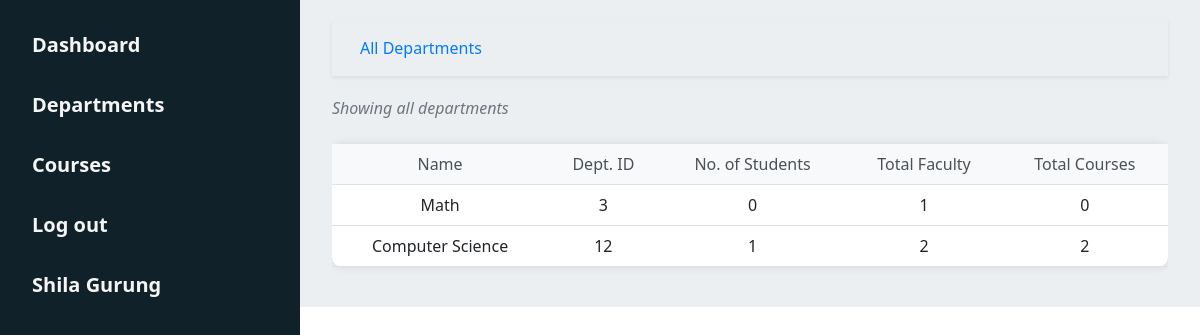
Page /departments/ (signed in) on the committed database.
### main/models.py (models this page shows, shortened)
class Student(models.Model):
    student_id = models.IntegerField(primary_key=True)
    name = models.CharField(max_length=100, null=False)
    email = models.EmailField(max_length=100, null=True, blank=True)
    password = models.CharField(max_length=255, null=False)
    role = models.CharField(
        default="Student", max_length=100, null=False, blank=True)
    course = models.ManyToManyField(
        'Course', related_name='students', blank=True)
    photo = models.ImageField(upload_to='profile_pics', blank=True,
                              null=False, default='profile_pics/default_student.png')
    department = models.ForeignKey(
        'Department', on_delete=models.CASCADE, null=False, blank=False, related_name='students')
    class Meta:
        verbose_name_plural = 'Students'

class Department(models.Model):
    department_id = models.IntegerField(primary_key=True)
    name = models.CharField(max_length=100, null=False)
    description = models.TextField(null=True, blank=True)
    class Meta:
        verbose_name_plural = 'Departments'
    def student_count(self):
        return self.students.count()
    def faculty_count(self):
        return self.faculty.count()
    def course_count(self):
        return self.courses.count()

### main/views.py (the view)
# urls.py: path('departments/', views.departments, name='departments'),
def departments(request):
    if request.session.get('student_id') or request.session.get('faculty_id'):
        departments = Department.objects.all()
        if request.session.get('student_id'):
            student = Student.objects.get(
                student_id=request.session['student_id'])
        else:
            student = None
        if request.session.get('faculty_id'):
            faculty = Faculty.objects.get(
                faculty_id=request.session['faculty_id'])
        else:
            faculty = None
        context = {
            'faculty': faculty,
            'student': student,
            'deps': departments
        }
        return render(request, 'main/departments.html', context)
    else:
        return redirect('std_login')

### main/templates/main/departments.html (shortened to what this page needs)
{% extends 'index.html' %}
{% block profile %}
    {% if faculty %}
        {% url 'profile' faculty.faculty_id %}
    {% else %}
        {% url 'profile' student.student_id %}
    {% endif %}
{% endblock profile %}
{% block user %}
    {% if faculty %}
        {{faculty.name}}
    {% else %}
        {{student.name}}
    {% endif %}
{% endblock user %}
{% block courses %}
    {% url 'myCourses' %}
{% endblock courses %}
{% block allCourses %}
    {% url 'courses' %}
{% endblock %}
{% block content %}
<div class="container">
    <div class="container shadow-sm">
        <nav aria-label="breadcrumb">
            <ol class="breadcrumb p-3">
                <li class="breadcrumb-item active animate__animated animate__backInRight" aria-current="page">All Departments</li>
            </ol>
        </nav>
    </div>
    {% if deps %}
        <span class="text-muted fst-italic">Showing all departments</span>
        <div class="table-responsive">
            <table class="table table-hover mt-4">
                <thead class="thead-light">
                <tr>
                    <th>Name</th>
                    <th>Dept. ID</th>
                    <th>No. of Students</th>
                    <th>Total Faculty</th>
                    <th>Total Courses</th>
                </tr>
                </thead>
                <tbody>
                {% for dep in deps%}
                <tr>
                    <td>{{dep.name}}</td>
                    <td>{{dep.department_id}}</td>
                    <td>{{dep.student_count}}</td>
                    <td>{{dep.faculty_count}}</td>
                    <td>{{dep.course_count}}</td>
                </tr>
                {% endfor %}
                </tbody>
            </table>
        </div>
    {% else %}
        <div class="text-center h4 text-secondary">No Departments to show</div>
    {% endif %}
</div>
{% endblock %}

### templates/index.html (style rules this page uses)
.container { max-width: 1200px; margin: 0 auto; }

### main/templates/main/departments.html (style rules this page uses)
.breadcrumb { background-color: transparent; padding: 10px 15px; margin-bottom: 20px; border-radius: 5px; }
.breadcrumb-item.active { color: #007bff; }
.table-responsive { overflow-x: auto; }
.table { background-color: #fff; border-radius: 10px; box-shadow: 0 0 10px rgba(0, 0, 0, 0.1); margin-bottom: 20px; }
.table th, .table td { border-top: none; border-bottom: 1px solid #dee2e6; }
.table th { background-color: #f8f9fa; color: #495057; font-weight: 500; text-align: center; }
.table tbody tr td { text-align: center; vertical-align: middle; }
.text-muted { color: #6c757d; }
.fst-italic { font-style: italic; }

### rows in the picture
Student: name "Shila Gurung"
Department: name "Math", department_id "3", student_count "0", faculty_count "1", course_count "0"
Department: name "Computer Science", department_id "12", student_count "1", faculty_count "2", course_count "2"
